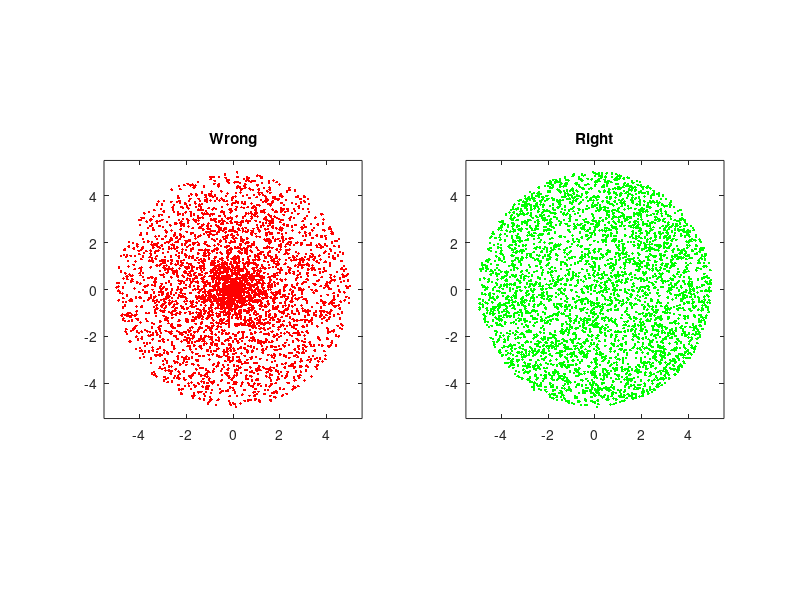

This figure's MATLAB source:
clear all
close all

Nmax=4000;
R=5;

for n=1:Nmax
    
    %wrong method
    r1(n)=R*rand(1,1);
    theta1(n)=2*pi*rand(1,1);
    
    % right method
    % pdf_r(r)=(2/R^2) * r
    % cumulative pdf_r is F_r = (2/R^2)* (r^2)/2
    % inverse cumulative pdf is r = R*sqrt(F_r)
    % so we generate the correct r as
    r2(n) = R*sqrt(rand(1,1));
    % and theta as before:
    theta2(n)=2*pi*rand(1,1);
   
    % convert to cartesian
    x1(n)=r1(n)*cos(theta1(n));
    y1(n)=r1(n)*sin(theta1(n));
    x2(n)=r2(n)*cos(theta2(n));
    y2(n)=r2(n)*sin(theta2(n));
end

subplot(1,2,1)
plot(x1,y1,'r.')
axis([-1.1*R 1.1*R -1.1*R 1.1*R])
axis square
title('Wrong')
subplot(1,2,2)
plot(x2,y2,'g.')
axis([-1.1*R 1.1*R -1.1*R 1.1*R])
axis square
title('Right')
